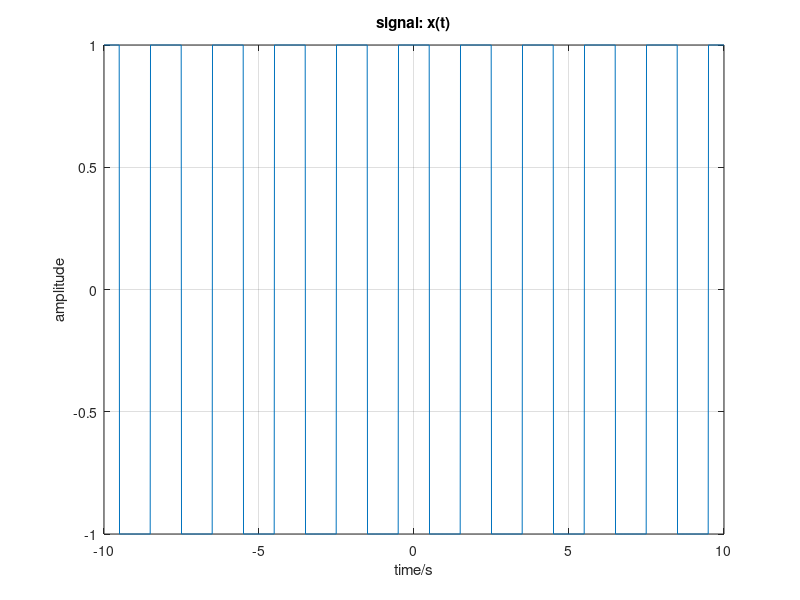
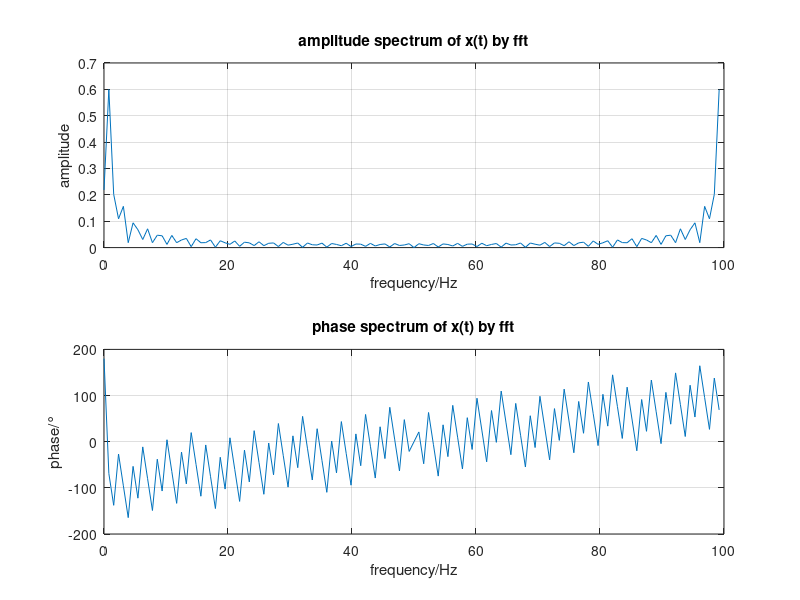
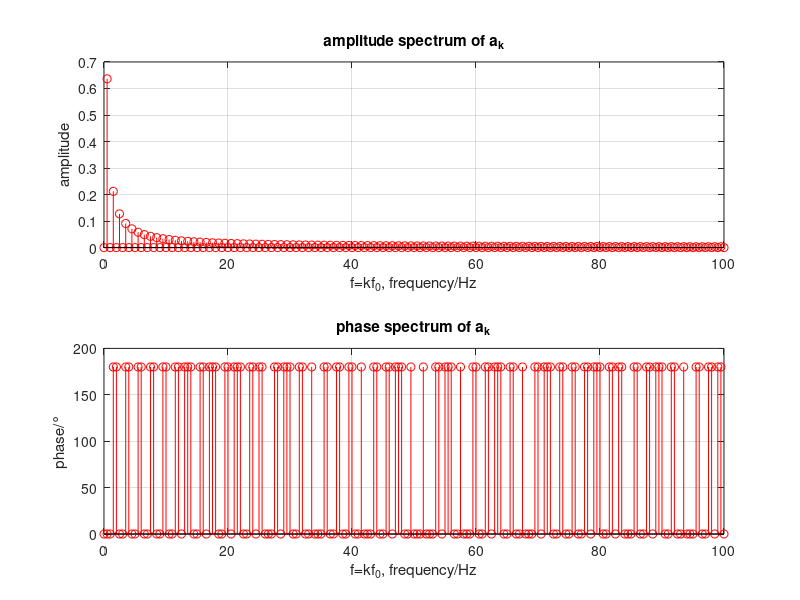

These charts were generated, in order, by the following MATLAB code:
clear;

% (3)i
fs = 100;                   % 时域上的采样频率 
t = -10: 1/fs: 10;          % 时域上的采样点
x = square(pi * (t + 0.5)); % 时域上的采样点x对应的值
T = 2;                      % 信号x的周期
f0 = 1 / T;                 % 信号x的周期

% 输出信号x的时域波形
figure(1);
plot(t, x);
title('signal: x(t)');
xlabel('time/s');
ylabel('amplitude');
grid on;


% (3)ii
N = 128;                       % 频域上的采样点数量
f = fs * (0: N-1) / N;         % 频域上的采样点
X = fft(x, N) / N;             % 频域上的采样点对应的值
X_A = abs(X);                  % 频域上的采样点对应的幅值
X_theta = angle(X) * 180 / pi; % 频域上的采样点对应的相值

% 输出信号x的幅频谱和相频谱
figure(2);
subplot(2, 1, 1);
plot(f, X_A);
title('amplitude spectrum of x(t) by fft');
xlabel('frequency/Hz');
ylabel('amplitude');
grid on;

figure(2);
subplot(2, 1, 2);
plot(f, X_theta);
title('phase spectrum of x(t) by fft');
xlabel('frequency/Hz');
ylabel('phase/°')
grid on;


% (3)iii
k = 0: 1: fs/f0;                      % 理论上会遇见的所有k值
ak = 2 * sin(k * pi / 2) ./ (k * pi);
ak(1) = 0;                            % k对应的傅里叶系数ak
fk = k * f0;                          % k对应的频域上的采样点
ak_A = abs(ak);                       % 傅里叶系数ak的幅值
ak_theta = angle(ak) * 180 / pi;      % 傅里叶系数ak的相值

% 输出傅里叶系数ak的幅和相
figure(3);
subplot(2, 1, 1);
stem(fk, ak_A, 'r');
title('amplitude spectrum of a_k');
xlabel('f=kf_0, frequency/Hz');
ylabel('amplitude');
grid on;

figure(3);
subplot(2, 1, 2);
stem(fk, ak_theta, 'r');
title('phase spectrum of a_k');
xlabel('f=kf_0, frequency/Hz');
ylabel('phase/°');
grid on;